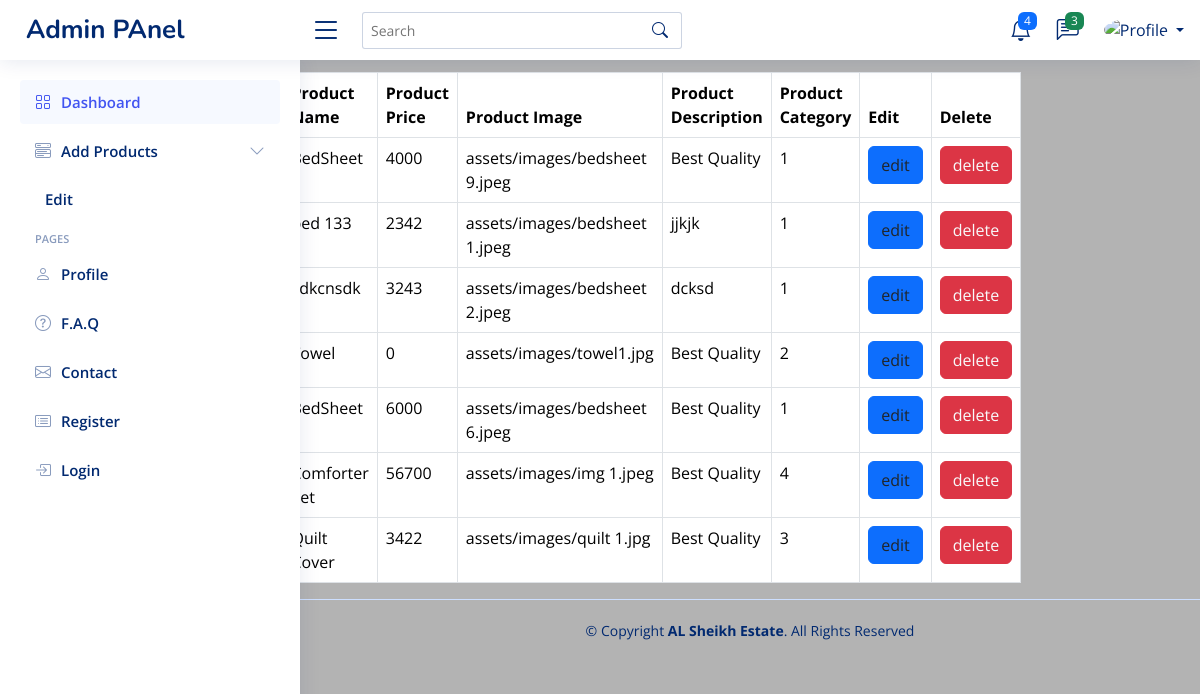
The page /NiceAdmin/prod_table.php on the database as committed earlier.
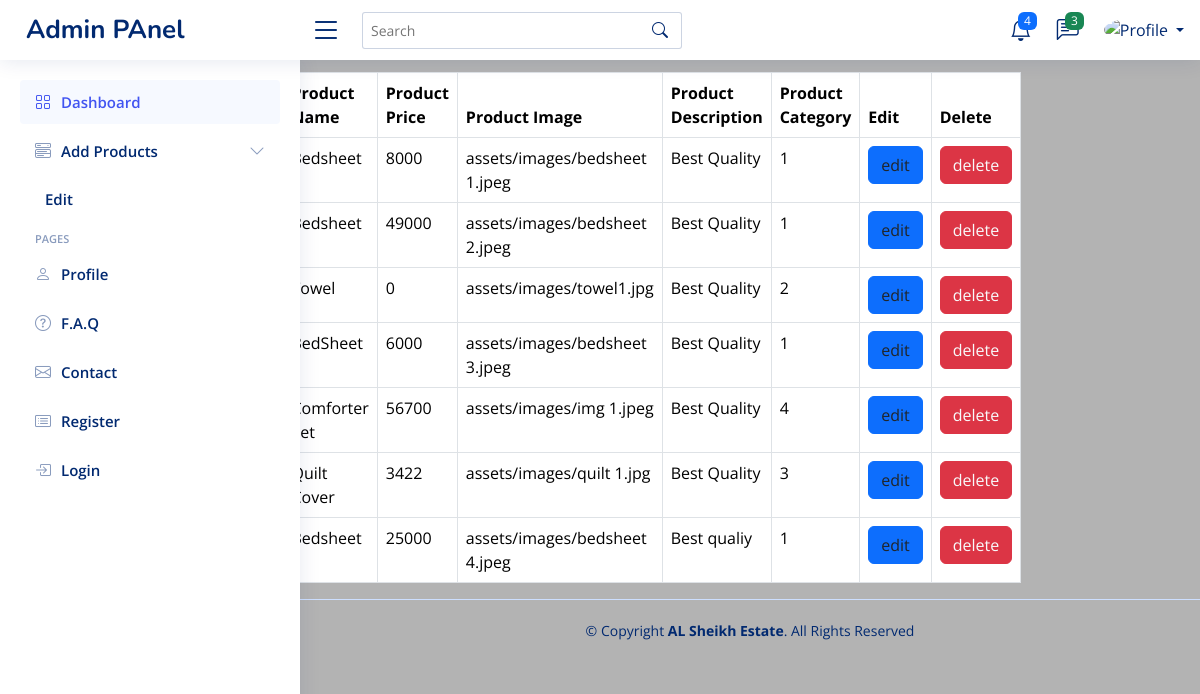
The same page on the database as committed later.
### tables this page shows
CREATE TABLE `products` (
  `prod_id` int(11) NOT NULL,
  `prodname` varchar(100) NOT NULL,
  `prodprice` int(11) NOT NULL,
  `prodimage` varchar(255) NOT NULL,
  `Prod_Desc` varchar(255) NOT NULL,
  `Prod_Category` int(11) DEFAULT NULL
);

### NiceAdmin/prod_table.php (the view)
<?php
include("header.php");
include("config.php");
$query = "SELECT * FROM products";
$result = mysqli_query($conn,$query);
?>
    <table class = "table table-bordered p-5 w-50 mx-auto mt-5  table-hover ">
        <thead>
            <tr>
                <br>
                <th>Product_ID</th>
                    <th>Product Name</th>
                    <th>Product Price</th>
                    <th>Product Image</th>
                    <th>Product Description</th>
                    <th>Product Category</th>
                    <th>Edit</th>
                    <th>Delete</th>
            </tr>
        </thead>
        <tbody>
            <?php
            while($data = mysqli_fetch_assoc($result)){
                ?>
                <tr >
                <td><?php echo $data ["prod_id"]; ?></td>
                <td><?php echo $data ["prodname"]; ?></td>
                <td><?php echo $data ["prodprice"]; ?></td>
                <td><?php echo $data ["prodimage"]; ?></td>
                <td><?php echo $data ["Prod_Desc"]; ?></td>
                <td><?php echo $data ["Prod_Category"]; ?></td>
                <td><button class="btn btn-primary "><a class="text-dark"  onclick="return confirm('are you sure product edit')" href="edit_product.php?id=<?php echo $data["prod_id"]; ?>" >edit</a></button></td>
                <td><button class="btn btn-danger "><a class="text-light"  onclick="return confirm('are you sure product delete')" href="delete_product.php?id=<?php echo $data["prod_id"]; ?>" >delete</a></button></td>
                </tr>
                <?php
            }
            ?>
        </tbody>
    </table>
</body>
<?php
include("footer.php");
?>
</html>

Rows that differ between the two databases and show on the page:
removed products: prodname "BedSheet", prodprice "4000", prodimage "assets/images/bedsheet 9.jpeg", Prod_Desc "Best Quality", Prod_Category "1"
changed products "assets/images/bedsheet 1.jpeg": prodname "bed 133" → "Bedsheet"; prodprice "2342" → "8000"; Prod_Desc "jjkjk" → "Best Quality"
changed products "assets/images/bedsheet 2.jpeg": prodname "sdkcnsdk" → "Bedsheet"; prodprice "3243" → "49000"; Prod_Desc "dcksd" → "Best Quality"
changed products "BedSheet": prodimage "assets/images/bedsheet 6.jpeg" → "assets/images/bedsheet 3.jpeg"
added products: prodname "Bedsheet", prodprice "25000", prodimage "assets/images/bedsheet 4.jpeg", Prod_Desc "Best qualiy", Prod_Category "1"
